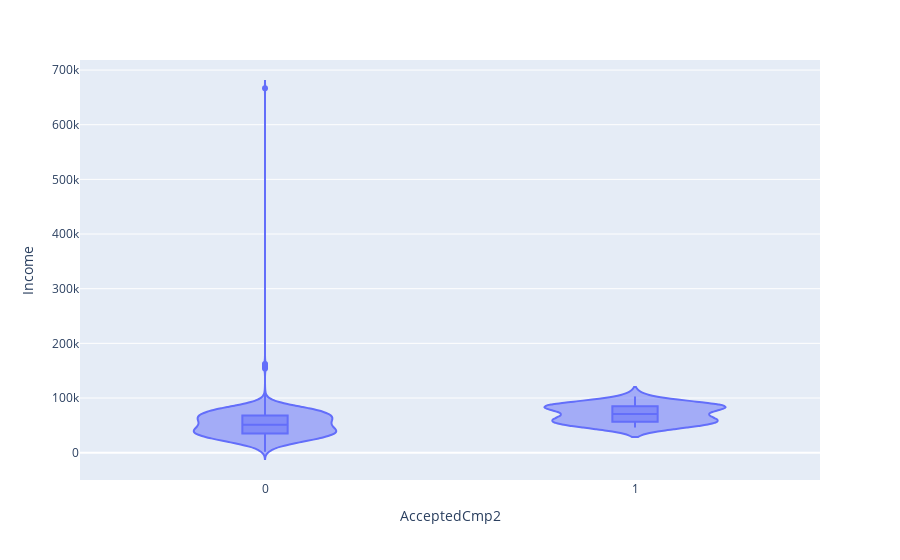

This figure's notebook cell:
### Code cell
#4D
fig = px.violin(df, y= 'Income', x = 'AcceptedCmp2', box = True)
fig.show()

### Figure 1 — Plotly figure (JSON) as saved in the notebook; plotly's stock layout.template omitted (floating-point values rounded to 4 significant figures; data arrays with more than 128 entries replaced by an {"elided": "..."} marker saying what was removed)
{"data": [{"alignmentgroup": "True", "box": {"visible": true}, "hovertemplate": "AcceptedCmp2=%{x}<br>Income=%{y}<extra></extra>", "legendgroup": "", "marker": {"color": "#636efa"}, "name": "", "offsetgroup": "", "orientation": "v", "scalegroup": "True", "showlegend": false, "type": "violin", "x": {"elided": "2240 int values"}, "x0": " ", "xaxis": "x", "y": {"elided": "2240 int values"}, "y0": " ", "yaxis": "y"}], "layout": {"autosize": true, "legend": {"tracegroupgap": 0}, "margin": {"t": 60}, "violinmode": "group", "xaxis": {"anchor": "y", "autorange": true, "domain": [0, 1], "range": [-0.5, 1.5], "title": {"text": "AcceptedCmp2"}, "type": "linear"}, "yaxis": {"anchor": "x", "autorange": true, "domain": [0, 1], "range": [-49990.0, 718400.0], "title": {"text": "Income"}, "type": "linear"}}}
